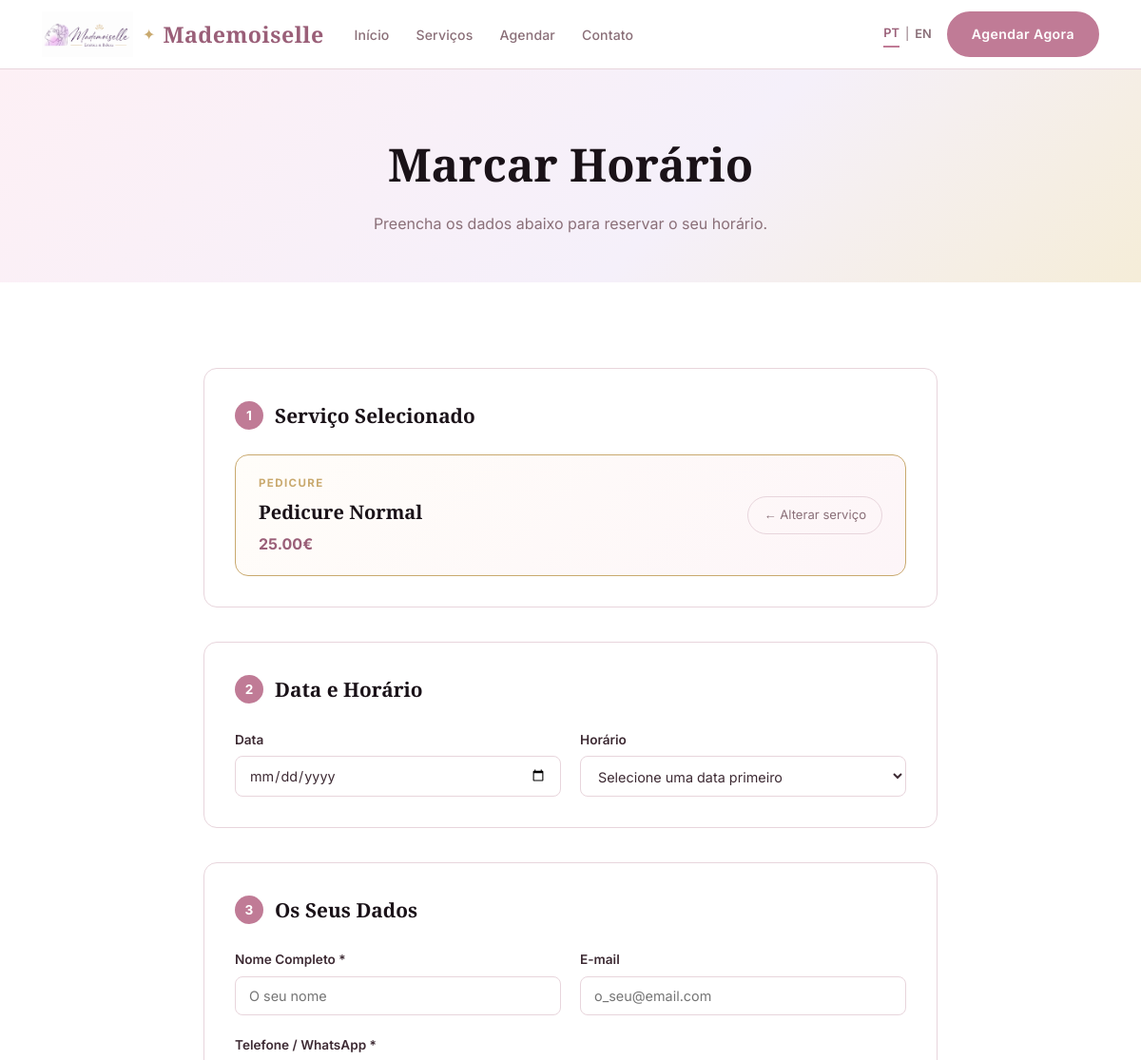
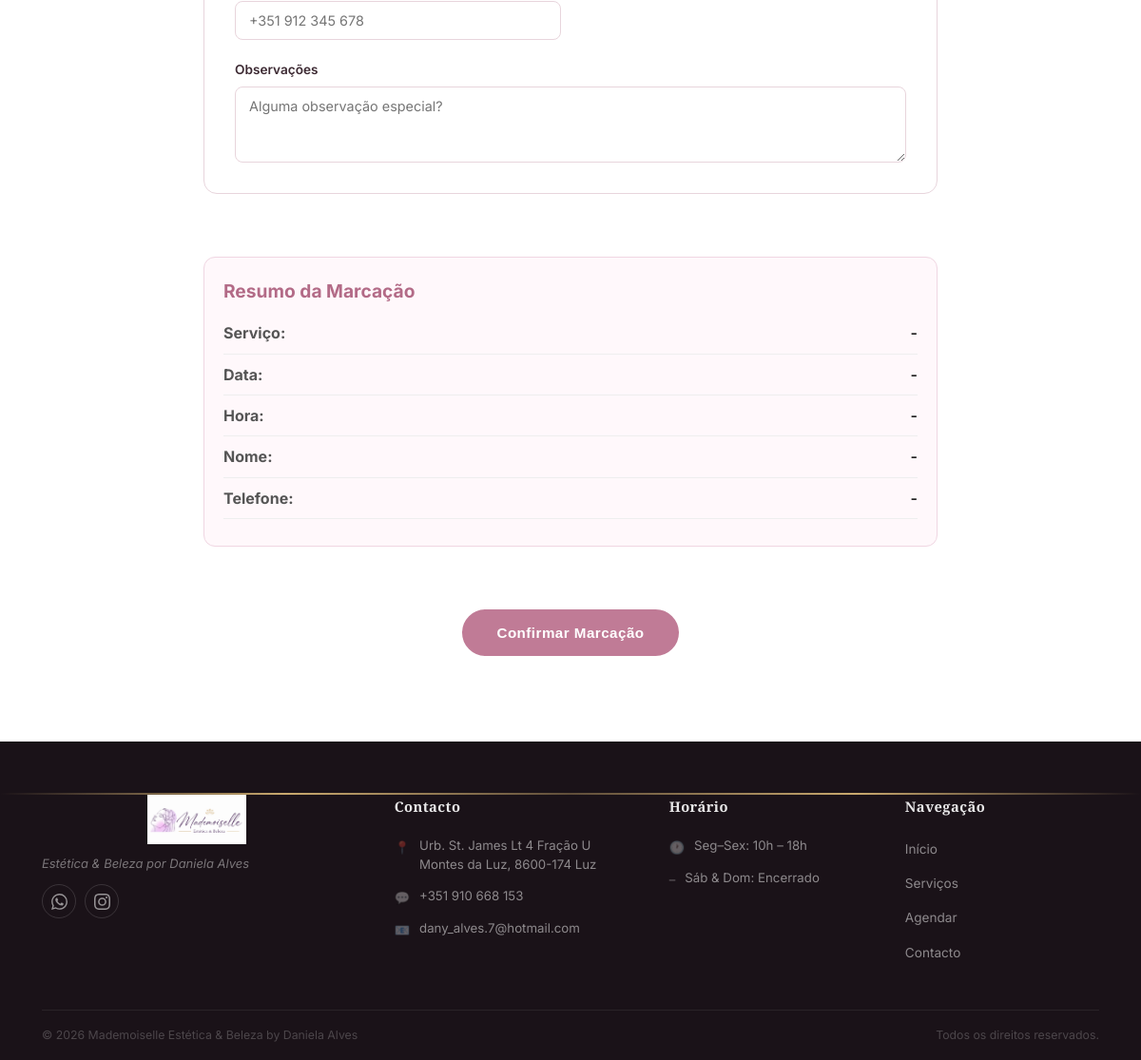
/book?service_id=1, run on the app's committed database (2 pictures, top to bottom).
### salon/models/models.py (models this page shows, shortened)
class ServiceCategory(db.Model):
    __tablename__ = "service_categories"
    id = db.Column(db.Integer, primary_key=True)
    name_pt = db.Column(db.String(100), nullable=False)
    name_en = db.Column(db.String(100), nullable=False)
    icon = db.Column(db.String(50), default="sparkles")
    display_order = db.Column(db.Integer, default=0)
    services = db.relationship("Service", back_populates="category", lazy=True)
    def name(self, lang="pt"):
        return self.name_pt if lang == "pt" else self.name_en

class Service(db.Model):
    __tablename__ = "services"
    id = db.Column(db.Integer, primary_key=True)
    name_pt = db.Column(db.String(100), nullable=False)
    name_en = db.Column(db.String(100), nullable=False)
    description_pt = db.Column(db.Text)
    description_en = db.Column(db.Text)
    duration_minutes = db.Column(db.Integer, default=60)
    price = db.Column(db.Float, nullable=False)
    category_id = db.Column(db.Integer, db.ForeignKey("service_categories.id"), nullable=False)
    category = db.relationship("ServiceCategory", back_populates="services")
    active = db.Column(db.Boolean, default=True)
    def name(self, lang="pt"):
        return self.name_pt if lang == "pt" else self.name_en

### salon/routes.py (the view, shortened to what this page needs)
@main.route("/book", methods=["GET", "POST"])
def book():
    categories = ServiceCategory.query.order_by(ServiceCategory.display_order).all()
    service_id = request.args.get("service_id", type=int)
    selected_service = Service.query.get(service_id) if service_id else None
    return render_template(
        "book.html",
        categories=categories,
        selected_service=selected_service,
        lang=get_lang(),
        form_data={},
        today=date.today().isoformat(),
    )

### salon/routes.py (called while the page is built)
def get_lang():
    return str(get_locale())

### salon/templates/book.html (shortened to what this page needs)
{% extends "base.html" %}
{% block content %}
<section class="page-hero">
  <div class="container">
    <h1>{% if lang == 'pt' %}Marcar Horário{% else %}Book Appointment{% endif %}</h1>
    <p>{% if lang == 'pt' %}Preencha os dados abaixo para reservar o seu horário.{% else %}Fill in the details below to reserve your time slot.{% endif %}</p>
  </div>
</section>
<section class="section">
  <div class="container booking-container">
    <form method="POST" action="{{ url_for('main.book') }}" class="booking-form" id="bookingForm">
      <div class="form-section">
        <h2 class="form-section-title">
          <span class="step-badge">1</span>
          {% if selected_service %}
            {% if lang == 'pt' %}Serviço Selecionado{% else %}Selected Service{% endif %}
          {% else %}
            {% if lang == 'pt' %}Escolha o Serviço{% else %}Choose Service{% endif %}
          {% endif %}
        </h2>
        {% if selected_service %}
        <div class="service-preselected-card">
          <div class="service-preselected-body">
            <span class="service-preselected-cat">{{ selected_service.category.name(lang) }}</span>
            <span class="service-preselected-name">{{ selected_service.name(lang) }}</span>
            <span class="service-preselected-price">{{ "%.2f"|format(selected_service.price) }}€</span>
          </div>
          <a href="{{ url_for('main.services') }}" class="service-preselected-change">
            {% if lang == 'pt' %}← Alterar serviço{% else %}← Change service{% endif %}
          </a>
        </div>
        {% endif %}
      </div>
      <div class="form-section">
        <h2 class="form-section-title">
          <span class="step-badge">2</span>
          {% if lang == 'pt' %}Data e Horário{% else %}Date & Time{% endif %}
        </h2>
        <div class="date-time-row">
          <div class="form-group">
            <label for="appointment_date">{% if lang == 'pt' %}Data{% else %}Date{% endif %}</label>
            <input type="date" id="appointment_date" name="appointment_date"
              value="{{ form_data.get('appointment_date', '') }}"
              min="{{ today }}" />
          </div>
          <div class="form-group">
            <label for="appointment_time">{% if lang == 'pt' %}Horário{% else %}Time{% endif %}</label>
            <select id="appointment_time" name="appointment_time">
              <option value="">{% if lang == 'pt' %}Selecione uma data primeiro{% else %}Select a date first{% endif %}</option>
            </select>
          </div>
        </div>
      </div>
      <div class="form-section">
        <h2 class="form-section-title">
          <span class="step-badge">3</span>
          {% if lang == 'pt' %}Os Seus Dados{% else %}Your Details{% endif %}
        </h2>
        <div class="form-grid">
          <div class="form-group">
            <label for="client_name">{% if lang == 'pt' %}Nome Completo{% else %}Full Name{% endif %} *</label>
            <input type="text" id="client_name" name="client_name"
              value="{{ form_data.get('client_name', '') }}"
              placeholder="{% if lang == 'pt' %}O seu nome{% else %}Your name{% endif %}" />
          </div>
          <div class="form-group">
            <label for="client_email">{% if lang == 'pt' %}E-mail{% else %}Email{% endif %} </label>
            <input type="email" id="client_email" name="client_email"
              value="{{ form_data.get('client_email', '') }}"
              placeholder="{% if lang == 'pt' %}o_seu@email.com{% else %}your@email.com{% endif %}" />
          </div>
          <div class="form-group">
            <label for="client_phone">{% if lang == 'pt' %}Telefone / WhatsApp{% else %}Phone / WhatsApp{% endif %} *</label>
            <input type="tel" id="client_phone" name="client_phone"
              value="{{ form_data.get('client_phone', '') }}"
              placeholder="+351 912 345 678" />
          </div>
          <div class="form-group form-group-full">
            <label for="notes">{% if lang == 'pt' %}Observações{% else %}Notes{% endif %}</label>
            <textarea id="notes" name="notes" rows="3"
              placeholder="{% if lang == 'pt' %}Alguma observação especial?{% else %}Any special notes?{% endif %}">{{ form_data.get('notes', '') }}</textarea>
          </div>
        </div>
      </div>
      <div class="booking-preview" id="bookingPreview">
          <h3>{% if lang == 'pt' %}Resumo da Marcação{% else %}Booking Summary{% endif %}</h3>
          <p><strong>{% if lang == 'pt' %}Serviço:{% else %}Service:{% endif %}</strong> <span id="previewService">-</span></p>
          <p><strong>{% if lang == 'pt' %}Data:{% else %}Date:{% endif %}</strong> <span id="previewDate">-</span></p>
          <p><strong>{% if lang == 'pt' %}Hora:{% else %}Time:{% endif %}</strong> <span id="previewTime">-</span></p>
          <p><strong>{% if lang == 'pt' %}Nome:{% else %}Name:{% endif %}</strong> <span id="previewName">-</span></p>
          <p><strong>{% if lang == 'pt' %}Telefone:{% else %}Phone:{% endif %}</strong> <span id="previewPhone">-</span></p>
      </div>
      <div class="form-submit">
        <button type="submit" class="btn btn-primary btn-lg">
          {% if lang == 'pt' %}Confirmar Marcação{% else %}Confirm Booking{% endif %}
        </button>
      </div>
    </form>
  </div>
</section>
{% endblock %}

### data on the page
ServiceCategory: category.name "PEDICURE"
Service: name "Pedicure Normal", price "25.00"
